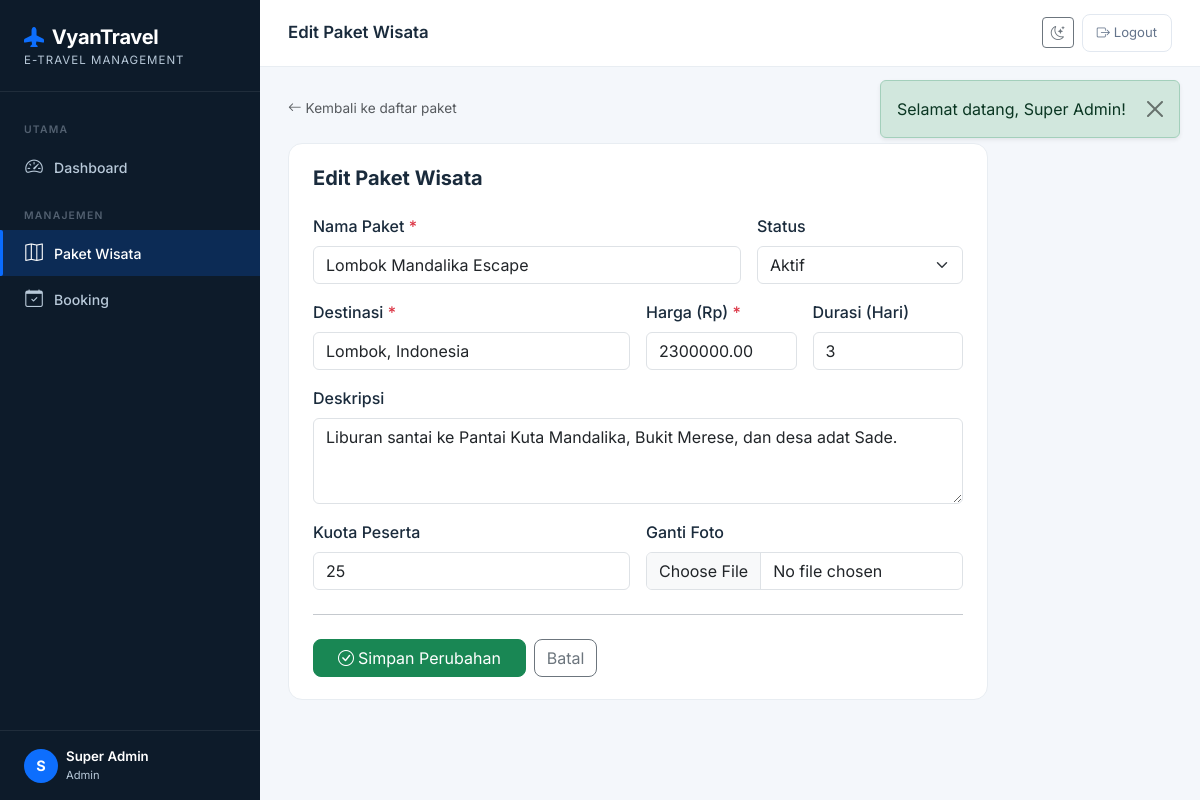
The app's page /admin/paket/5/edit (signed in) with its own data.
### tables this page shows
CREATE TABLE `paket_wisata` (
  `id` int(10) UNSIGNED NOT NULL,
  `nama_paket` varchar(150) NOT NULL,
  `destinasi` varchar(150) NOT NULL,
  `harga` decimal(12,2) NOT NULL,
  `deskripsi` text DEFAULT NULL,
  `foto` varchar(255) DEFAULT NULL,
  `durasi_hari` tinyint(3) UNSIGNED DEFAULT 1,
  `kuota` smallint(5) UNSIGNED DEFAULT 10,
  `status` enum('aktif','nonaktif') DEFAULT 'aktif',
  `created_at` timestamp NOT NULL DEFAULT current_timestamp(),
  `updated_at` timestamp NOT NULL DEFAULT current_timestamp() ON UPDATE current_timestamp()
);

### app/Core/BaseController.php (called while the page is built, shortened)
<?php
abstract class BaseController {
    protected function view(string $view, array $data = [], string $layout = 'layouts/main'): void {
        extract($data, EXTR_SKIP);
        $viewFile   = APP_PATH . '/Views/' . $view . '.php';
        require $viewFile;
    }
}

### app/Controllers/AdminController.php (called while the page is built, shortened)
<?php
require_once APP_PATH . '/Core/BaseController.php';
require_once APP_PATH . '/Models/PaketWisataModel.php';
class AdminController extends BaseController {
    private PaketWisataModel $paketModel;
    public function __construct() {
        $this->paketModel   = new PaketWisataModel();
    }
    public function paketEdit(string $id): void {
        $paket = $this->paketModel->findById((int) $id);
        $this->view('admin/paket/edit', ['title' => 'Edit Paket Wisata', 'paket' => $paket]);
    }
}

### public/index.php (called while the page is built, shortened)
<?php
require_once ROOT_PATH . '/config/Database.php';
require_once ROOT_PATH . '/app/Core/Router.php';
require_once ROOT_PATH . '/app/Core/BaseController.php';
$router = new Router();
$router->get('/',          ['AuthController', 'showLogin']);
$router->get('/login',     ['AuthController', 'showLogin']);
$router->post('/login',    ['AuthController', 'login']);
$router->get('/register',  ['AuthController', 'showRegister']);
$router->post('/register', ['AuthController', 'register']);
$router->get('/logout',    ['AuthController', 'logout']);
$router->get('/admin/dashboard',                ['AdminController', 'dashboard']);
$router->get('/admin/paket',                    ['AdminController', 'paketIndex']);
$router->get('/admin/paket/create',             ['AdminController', 'paketCreate']);
$router->post('/admin/paket/store',             ['AdminController', 'paketStore']);
$router->get('/admin/paket/:id/edit',           ['AdminController', 'paketEdit']);
$router->post('/admin/paket/:id/update',        ['AdminController', 'paketUpdate']);
$router->post('/admin/paket/:id/delete',        ['AdminController', 'paketDelete']);
$router->get('/admin/booking',                  ['AdminController', 'bookingIndex']);
$router->post('/admin/booking/:id/status',      ['AdminController', 'bookingUpdateStatus']);
$router->get('/pelanggan/dashboard',            ['PelangganController', 'dashboard']);
$router->get('/pelanggan/paket',                ['PelangganController', 'paketList']);
$router->get('/pelanggan/paket/:id',            ['PelangganController', 'paketDetail']);
$router->post('/pelanggan/booking/store',       ['PelangganController', 'bookingStore']);
$router->get('/pelanggan/booking',              ['PelangganController', 'bookingList']);
$router->get('/pelanggan/booking/:id/hotel',    ['PelangganController', 'hotelOptions']);
$router->post('/pelanggan/hotel-booking/store', ['PelangganController', 'hotelBookingStore']);
$router->get('/pelanggan/booking/:id/download', ['PelangganController', 'downloadTiket']);
$router->dispatch(
    $_SERVER['REQUEST_METHOD'],
    $_SERVER['REQUEST_URI']
);

### config/Database.php (called while the page is built, shortened)
<?php
class Database {
    private static ?PDO $instance = null;
    private static string $host    = 'localhost';
    private static string $db      = 'vyantravel_db';
    private static string $user    = 'root';
    private static string $pass    = '';
    private static string $charset = 'utf8mb4';
    public static function getConnection(): PDO {
        if (self::$instance === null) {
            $dsn = "mysql:host=" . self::$host
                 . ";dbname=" . self::$db
                 . ";charset=" . self::$charset;
            $options = [
                PDO::ATTR_ERRMODE            => PDO::ERRMODE_EXCEPTION,
                PDO::ATTR_DEFAULT_FETCH_MODE => PDO::FETCH_ASSOC,
                PDO::ATTR_EMULATE_PREPARES   => false,
            ];
            try {
                self::$instance = new PDO($dsn, self::$user, self::$pass, $options);
            } catch (PDOException $e) {
                error_log("DB Connection Error: " . $e->getMessage());
                http_response_code(500);
                die(json_encode(['error' => 'Koneksi database gagal. Silakan coba lagi nanti.']));
            }
        }
        return self::$instance;
    }
}

### app/Models/PaketWisataModel.php (called while the page is built, shortened)
<?php
require_once ROOT_PATH . '/config/Database.php';
class PaketWisataModel {
    private PDO $db;
    public function __construct() {
        $this->db = Database::getConnection();
    }
    public function findById(int $id): array|false {
        $stmt = $this->db->prepare(
            "SELECT * FROM paket_wisata WHERE id = :id LIMIT 1"
        );
        $stmt->execute([':id' => $id]);
        return $stmt->fetch();
    }
}

### app/Views/admin/paket/edit.php (the view, shortened to what this page needs)
<?php
$paket = $paket ?? [
    'id' => '',
    'nama_paket' => '',
    'status' => 'aktif',
    'destinasi' => '',
    'harga' => '',
    'durasi_hari' => '',
    'deskripsi' => '',
    'kuota' => '',
    'foto' => '',
];
?>
<div class="mb-4">
    <a href="<?= BASE_URL ?>/admin/paket" class="text-decoration-none text-muted" style="font-size:.85rem">
        <i class="bi bi-arrow-left me-1"></i>Kembali ke daftar paket
    </a>
</div>
<div class="stat-card" style="max-width:700px">
    <h5 class="mb-4" style="font-weight:700;color:#1A2B3C">Edit Paket Wisata</h5>
    <form action="<?= BASE_URL ?>/admin/paket/<?= $paket['id'] ?>/update" method="POST" enctype="multipart/form-data">
        <div class="row g-3">
            <div class="col-md-8">
                <label class="form-label fw-500">Nama Paket <span class="text-danger">*</span></label>
                <input type="text" name="nama_paket" class="form-control" required
                       value="<?= htmlspecialchars($paket['nama_paket']) ?>">
            </div>
            <div class="col-md-4">
                <label class="form-label fw-500">Status</label>
                <select name="status" class="form-select">
                    <option value="aktif"    <?= $paket['status']==='aktif'    ? 'selected':'' ?>>Aktif</option>
                </select>
            </div>
            <div class="col-md-6">
                <label class="form-label fw-500">Destinasi <span class="text-danger">*</span></label>
                <input type="text" name="destinasi" class="form-control" required
                       value="<?= htmlspecialchars($paket['destinasi']) ?>">
            </div>
            <div class="col-md-3">
                <label class="form-label fw-500">Harga (Rp) <span class="text-danger">*</span></label>
                <input type="number" name="harga" class="form-control" min="0" required
                       value="<?= $paket['harga'] ?>">
            </div>
            <div class="col-md-3">
                <label class="form-label fw-500">Durasi (Hari)</label>
                <input type="number" name="durasi_hari" class="form-control" min="1"
                       value="<?= $paket['durasi_hari'] ?>">
            </div>
            <div class="col-md-12">
                <label class="form-label fw-500">Deskripsi</label>
                <textarea name="deskripsi" class="form-control" rows="3"><?= htmlspecialchars($paket['deskripsi'] ?? '') ?></textarea>
            </div>
            <div class="col-md-6">
                <label class="form-label fw-500">Kuota Peserta</label>
                <input type="number" name="kuota" class="form-control" min="1"
                       value="<?= $paket['kuota'] ?>">
            </div>
            <div class="col-md-6">
                <label class="form-label fw-500">Ganti Foto</label>
                <input type="file" name="foto" class="form-control" accept=".jpg,.jpeg,.png,.webp"
                       onchange="previewFoto(this)">
            </div>
        </div>
        <hr class="my-4">
        <div class="d-flex gap-2">
            <button type="submit" class="btn btn-success px-4 rounded-3">
                <i class="bi bi-check-circle me-1"></i>Simpan Perubahan
            </button>
            <a href="<?= BASE_URL ?>/admin/paket" class="btn btn-outline-secondary rounded-3">Batal</a>
        </div>
    </form>
</div>

### app/Core/Router.php (shortened to what this page needs)
<?php
class Router {
    private array $routes = [];
    public function get(string $path, array $handler): void {
        $this->routes['GET'][$path] = $handler;
    }
    public function post(string $path, array $handler): void {
        $this->routes['POST'][$path] = $handler;
    }
    public function dispatch(string $method, string $uri): void {
        $uri = strtok($uri, '?');
        $uri = urldecode($uri);
        $base = rtrim(dirname($_SERVER['SCRIPT_NAME']), '/');
        $uri  = '/' . ltrim(substr($uri, strlen($base)), '/');
        $uri  = ($uri === '') ? '/' : $uri;
        $routes = $this->routes[$method] ?? [];
        foreach ($routes as $route => $handler) {
            $pattern = preg_replace('#:([a-zA-Z0-9_]+)#', '(?P<$1>[^/]+)', $route);
            $pattern = '#^' . $pattern . '$#';
            if (preg_match($pattern, $uri, $matches)) {
                [$controllerClass, $methodName] = $handler;
                $params = array_filter($matches, 'is_string', ARRAY_FILTER_USE_KEY);
                $ctrl   = new $controllerClass();
                $ctrl->$methodName(...array_values($params));
                return;
            }
        }
    }
}

### app/Views/layouts/main.php (style rules this page uses)
:root { --vt-primary: #0A6CFF; --vt-primary-d: #0052CC; --vt-accent: #FF6B35; --vt-sidebar-w: 260px; --vt-sidebar-bg:#0D1B2A; --vt-sidebar-txt:#B8C9D9; --vt-sidebar-active:#0A6CFF; }
* { box-sizing: border-box; }
body { font-family: 'Inter', sans-serif; background: #F4F7FB; color: #1A2B3C; min-height: 100vh; }
@media (min-width: 992px) { .form-select, .form-control { min-height: auto; } }
@media (min-width: 992px) { .btn { min-height: auto; } }
.stat-card { background: #fff; border-radius: 14px; padding: 22px 24px; border: 1px solid #E8EDF2; position: relative; overflow: hidden; }
.fw-500 { font-weight: 500 !important; }

### records on screen
paket_wisata: nama_paket "Lombok Mandalika Escape", status "Aktif", destinasi "Lombok, Indonesia", harga "2300000.00", durasi_hari "3", deskripsi "Liburan santai ke Pantai Kuta Mandalika, Bukit Merese, dan desa adat Sade.", kuota "25"
